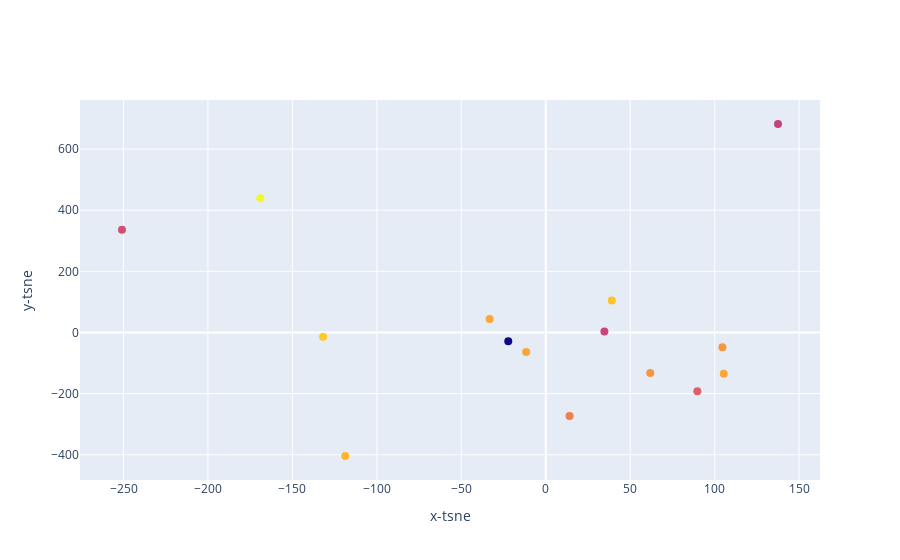

Source (notebook cell):
### Code cell
not_top_songs(df_new)

### Figure 1 — Plotly figure (JSON) as saved in the notebook; plotly's stock layout.template omitted (floating-point values rounded to 4 significant figures)
{"data": [{"marker": {"color": [-6.769, -6.596, -6.428, -7.398, -7.786, -7.028, -7.733, -6.594, -5.827, -6.312, -6.763, -9.601, -7.607, -6.237, -6.593], "size": 8}, "mode": "markers", "text": ["The Chainsmokers - Something Just Like This", "Kygo - It Ain't Me (with Selena Gomez)", "The Chainsmokers - Paris", "James Arthur - Say You Won't Let Go", "Martin Garrix - Scared to Be Lonely", "The Weeknd - Starboy", "Logic - 1-800-273-8255", "Post Malone - rockstar", "David Guetta - 2U (feat. Justin Bieber)", "Ed Sheeran - Perfect", "Kendrick Lamar - DNA.", "Alessia Cara - How Far I'll Go - From \"Moana\"", "Martin Garrix - There for You", "Martin Garrix - In the Name of Love", "ZAYN - Dusk Till Dawn - Radio Edit"], "type": "scatter", "x": [61.85, -11.6, -118.7, 89.74, 137.5, 14.08, 34.72, -33.24, -169.0, 39.09, 104.6, -22.2, -250.9, -131.8, 105.4], "y": [-132.4, -64.01, -404.0, -192.4, 681.9, -273.0, 3.093, 44.0, 439.3, 104.4, -48.46, -28.53, 336.4, -13.86, -135.0]}], "layout": {"xaxis": {"title": {"text": "x-tsne"}}, "yaxis": {"title": {"text": "y-tsne"}}}}
